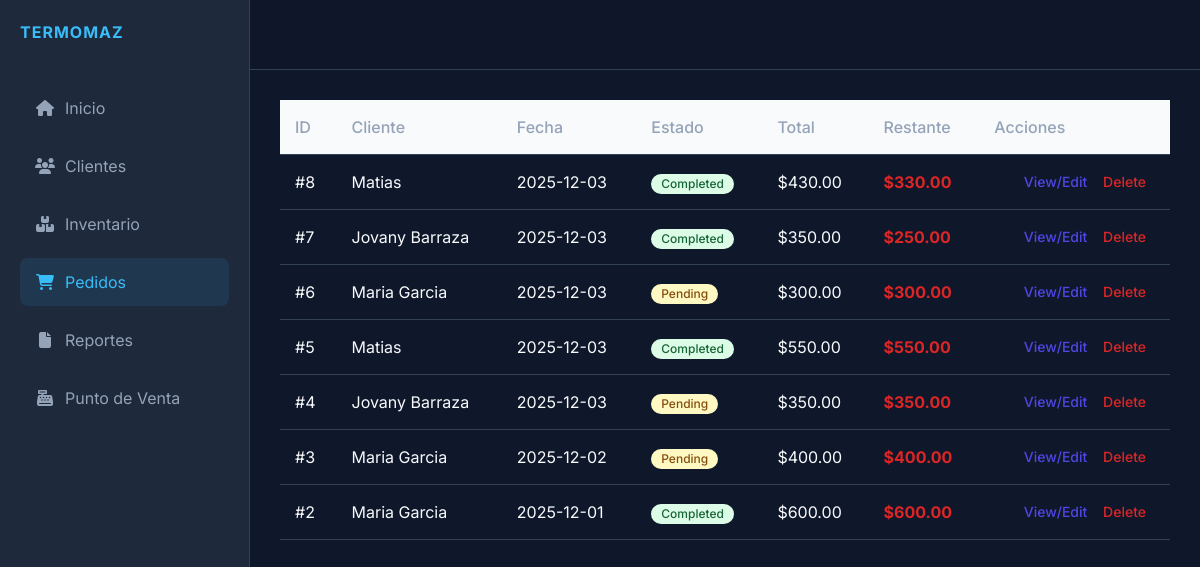
The page /orders on the database as committed earlier.
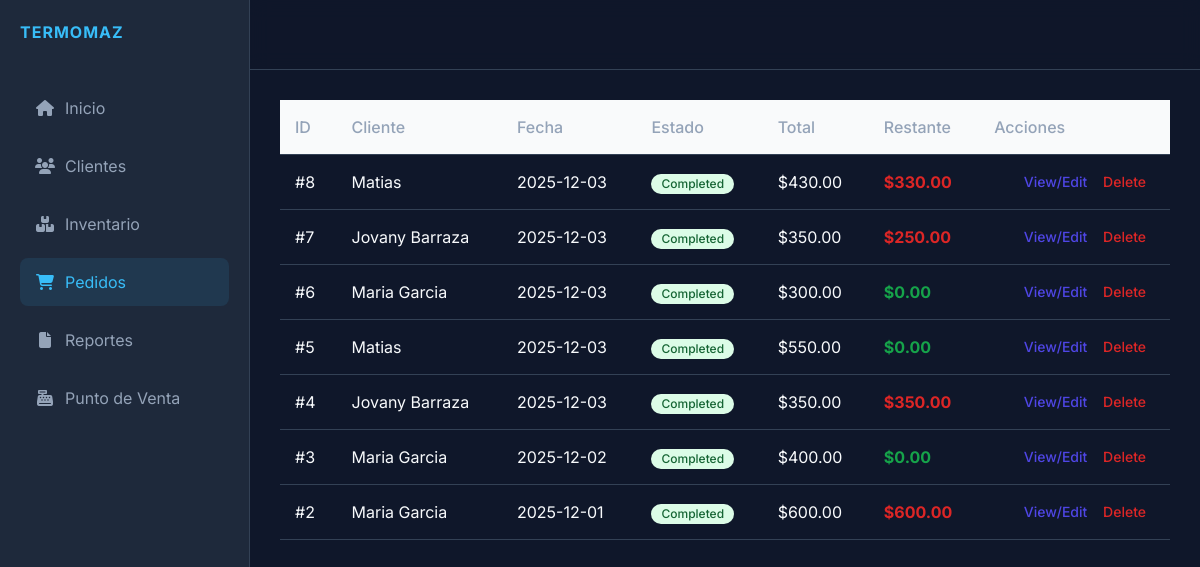
The same page on the database as committed later.
### models.py (models this page shows)
class Order(db.Model):
    id = db.Column(db.Integer, primary_key=True)
    client_id = db.Column(db.Integer, db.ForeignKey('client.id'), nullable=False)
    client = db.relationship('Client', backref=db.backref('orders', lazy=True))
    date = db.Column(db.DateTime, default=datetime.utcnow)
    status = db.Column(db.String(20), default='Pending') # Pending, Completed, Cancelled
    total = db.Column(db.Float, default=0.0)
    paid_amount = db.Column(db.Float, default=0.0)
    payment_status = db.Column(db.String(20), default='Pending') # Pending, Partial, Paid
    shipping_address = db.Column(db.String(200))
    items = db.relationship('OrderItem', backref='order', lazy=True, cascade="all, delete-orphan")

class Client(db.Model):
    id = db.Column(db.Integer, primary_key=True)
    name = db.Column(db.String(100), nullable=False)
    phone = db.Column(db.String(20))
    email = db.Column(db.String(100))
    address = db.Column(db.String(200))
    created_at = db.Column(db.DateTime, default=datetime.utcnow)

### app.py (the view)
@app.route('/orders')
def orders():
    all_orders = Order.query.order_by(Order.date.desc()).all()
    all_clients = Client.query.all() # Para el modal de creación
    return render_template('orders.html', orders=all_orders, clients=all_clients)

### templates/orders.html (shortened to what this page needs)
{% extends 'base.html' %}
{% block content %}
<table class="min-w-full divide-y divide-gray-300">
    <thead class="bg-gray-50">
        <tr>
            <th>ID</th>
            <th>Cliente</th>
            <th>Fecha</th>
            <th>Estado</th>
            <th>Total</th>
            <th>Restante</th>
            <th>Acciones</th>
        </tr>
    </thead>
    <tbody>
        {% for order in orders %}
        <tr>
            <td>#{{ order.id }}</td>
            <td>{{ order.client.name }}</td>
            <td>{{ order.date.strftime('%Y-%m-%d') }}</td>
            <td>
                <span class="inline-flex items-center px-2.5 py-0.5 rounded-full text-xs font-medium
                    {% if order.status == 'Completed' %} bg-green-100 text-green-800
                    {% elif order.status == 'Cancelled' %} bg-red-100 text-red-800
                    {% else %} bg-yellow-100 text-yellow-800 {% endif %}">
                    {{ order.status }}
                </span>
            </td>
            <td>${{ "%.2f"|format(order.total) }}</td>
            <td
                class="font-bold {{ 'text-green-600' if (order.total - (order.paid_amount or 0)) <= 0.01 else 'text-red-600' }}">
                ${{ "%.2f"|format(order.total - (order.paid_amount or 0)) }}
            </td>
            <td class="px-6 py-4 whitespace-nowrap text-right text-sm font-medium">
                <a href="{{ url_for('order_details', id=order.id) }}"
                    class="text-indigo-600 hover:text-indigo-900 mr-3">View/Edit</a>
                <a href="{{ url_for('delete_order', id=order.id) }}" class="text-red-600 hover:text-red-900"
                    onclick="return confirm('Are you sure?')">Delete</a>
            </td>
        </tr>
        {% endfor %}
    </tbody>
</table>
</div>
</div>
{% endblock %}

### templates/base.html (shortened to what this page needs)
<!DOCTYPE html>
<html lang="es">
<head>
    <link rel="stylesheet" href="{{ url_for('static', filename='style.css') }}">
    <script src="https://cdn.tailwindcss.com"></script>
    <link rel="stylesheet" href="https://cdnjs.cloudflare.com/ajax/libs/font-awesome/6.4.0/css/all.min.css">
</head>
<body>
    <div class="app-container">
        <aside class="sidebar">
            <div class="logo">
                <h2>TERMOMAZ</h2>
            </div>
            <nav>
                <ul>
                    <li><a href="{{ url_for('index') }}"
                            class="{{ 'active' if request.endpoint == 'index' else '' }}"><i class="fas fa-home"></i>
                            Inicio</a></li>
                    <li><a href="{{ url_for('clients') }}"
                            class="{{ 'active' if request.endpoint == 'clients' else '' }}"><i class="fas fa-users"></i>
                            Clientes</a></li>
                    <li><a href="{{ url_for('inventory') }}"
                            class="{{ 'active' if request.endpoint == 'inventory' else '' }}"><i
                                class="fas fa-boxes"></i> Inventario</a></li>
                    <li><a href="{{ url_for('orders') }}"
                            class="{{ 'active' if request.endpoint == 'orders' else '' }}"><i
                                class="fas fa-shopping-cart"></i> Pedidos</a></li>
                    <li><a href="{{ url_for('reports') }}"
                            class="{{ 'active' if request.endpoint == 'reports' else '' }}"><i class="fas fa-file"></i>
                            Reportes</a></li>
                    <li><a href="{{ url_for('pos') }}" class="{{ 'active' if request.endpoint == 'pos' else '' }}"><i
                                class="fas fa-cash-register"></i>
                            Punto de Venta</a></li>
                </ul>
            </nav>
        </aside>
        <main class="content">
            <header>
            </header>
            <div class="page-content">
                {% block content %}{% endblock %}
</body>
</html>

### static/style.css (style rules this page uses)
:root { --bg-color: #0f172a; --sidebar-bg: #1e293b; --card-bg: #1e293b; --text-color: #f8fafc; --text-muted: #94a3b8; --accent-color: #38bdf8; --accent-hover: #0ea5e9; --border-color: #334155; --success-color: #22c55e; --danger-color: #ef4444; --font-main: 'Inter', sans-serif; }
* { margin: 0; padding: 0; box-sizing: border-box; }
body { font-family: var(--font-main); background-color: var(--bg-color); color: var(--text-color); height: 100vh; overflow: hidden; }
.app-container { display: flex; height: 100%; }
.sidebar { width: 250px; background-color: var(--sidebar-bg); border-right: 1px solid var(--border-color); display: flex; flex-direction: column; padding: 20px; }
.logo h2 { color: var(--accent-color); font-weight: 700; margin-bottom: 40px; letter-spacing: 1px; }
.sidebar nav ul { list-style: none; }
.sidebar nav ul li { margin-bottom: 10px; }
.sidebar nav ul li a { display: flex; align-items: center; padding: 12px 15px; color: var(--text-muted); text-decoration: none; border-radius: 8px; transition: all 0.3s ease; }
.sidebar nav ul li a i { margin-right: 10px; width: 20px; text-align: center; }
.sidebar nav ul li a:hover, .sidebar nav ul li a.active { background-color: rgba(56, 189, 248, 0.1); color: var(--accent-color); }
.content { flex: 1; display: flex; flex-direction: column; overflow: hidden; }
header { height: 70px; display: flex; align-items: center; justify-content: space-between; padding: 0 30px; border-bottom: 1px solid var(--border-color); background-color: rgba(15, 23, 42, 0.8); backdrop-filter: blur(10px); }
.page-content { flex: 1; padding: 30px; overflow-y: auto; }
table { width: 100%; border-collapse: collapse; }
th, td { padding: 15px; text-align: left; border-bottom: 1px solid var(--border-color); }
th { color: var(--text-muted); font-weight: 500; }

Rows that differ between the two databases and show on the page:
changed Order id 6: status "Pending" → "Completed"; paid_amount empty → 300 (drawn); order.total-(order.paid_amountor0) "300.00" → "0.00"
changed Order id 5: paid_amount empty → 550 (drawn); order.total-(order.paid_amountor0) "550.00" → "0.00"
changed Order id 4: status "Pending" → "Completed"
changed Order id 3: status "Pending" → "Completed"; paid_amount empty → 400 (drawn); order.total-(order.paid_amountor0) "400.00" → "0.00"
